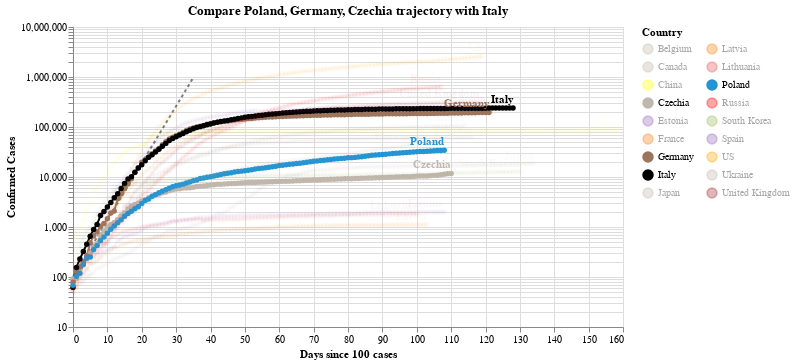

The cell this chart's notebook holds for it:
### Code cell
#hide_input
chart2 = make_since_chart(dff2,['Poland', 'Germany', 'Czechia'], baseline_countries)
chart2

### Figure 1 — Vega-Lite specification as saved in the notebook (floating-point values rounded to 4 significant figures; data arrays with more than 128 entries replaced by an {"elided": "..."} marker saying what was removed)
{"config": {"view": {"continuousWidth": 400, "continuousHeight": 300}}, "layer": [{"data": {"name": "data-628230001892d6798b50651be41d1b3e"}, "mark": {"type": "line", "color": "black", "opacity": 0.5, "strokeDash": [3, 3]}, "encoding": {"x": {"type": "quantitative", "field": "Days since 100 cases"}, "y": {"type": "quantitative", "field": "Confirmed Cases"}}}, {"data": {"name": "data-700a599b817fa343a9dc2d961e5ae74f"}, "mark": {"type": "line", "point": true}, "encoding": {"color": {"type": "nominal", "field": "Country", "legend": {"columns": 2}, "scale": {"domain": ["Belgium", "Canada", "China", "Czechia", "Estonia", "France", "Germany", "Italy", "Japan", "Latvia", "Lithuania", "Poland", "Russia", "South Korea", "Spain", "US", "Ukraine", "United Kingdom"], "range": ["#C1B7AD", "#C1B7AD", "yellow", "#C1B7AD", "#9467bd", "#F58518", "#9D755D", "black", "#C1B7AD", "#F58518", "#E45756", "#2495D3", "red", "#A1BA59", "#9467bd", "orange", "#C1B7AD", "brown"]}}, "opacity": {"condition": {"value": 1, "selection": "selector002"}, "value": 0.05}, "tooltip": [{"type": "nominal", "field": "Country"}, {"type": "temporal", "field": "Date"}, {"type": "quantitative", "field": "Confirmed Cases"}, {"type": "quantitative", "field": "Days since 100 cases"}], "x": {"type": "quantitative", "field": "Days since 100 cases"}, "y": {"type": "quantitative", "field": "Confirmed Cases", "scale": {"type": "log"}}}, "selection": {"selector002": {"type": "multi", "fields": ["Country"], "bind": "legend", "init": [{"Country": "Poland"}, {"Country": "Germany"}, {"Country": "Czechia"}, {"Country": "Italy"}]}}, "width": 550}, {"data": {"name": "data-700a599b817fa343a9dc2d961e5ae74f"}, "mark": {"type": "text", "align": "right", "dy": -8, "fontWeight": "bold"}, "encoding": {"color": {"type": "nominal", "field": "Country", "legend": {"columns": 2}, "scale": {"domain": ["Belgium", "Canada", "China", "Czechia", "Estonia", "France", "Germany", "Italy", "Japan", "Latvia", "Lithuania", "Poland", "Russia", "South Korea", "Spain", "US", "Ukraine", "United Kingdom"], "range": ["#C1B7AD", "#C1B7AD", "yellow", "#C1B7AD", "#9467bd", "#F58518", "#9D755D", "black", "#C1B7AD", "#F58518", "#E45756", "#2495D3", "red", "#A1BA59", "#9467bd", "orange", "#C1B7AD", "brown"]}}, "opacity": {"condition": {"value": 1, "selection": "selector002"}, "value": 0.05}, "text": {"type": "nominal", "field": "Country"}, "tooltip": [{"type": "nominal", "field": "Country"}, {"type": "temporal", "field": "Date"}, {"type": "quantitative", "field": "Confirmed Cases"}, {"type": "quantitative", "field": "Days since 100 cases"}], "x": {"type": "quantitative", "field": "Days since 100 cases"}, "y": {"type": "quantitative", "field": "Confirmed Cases", "scale": {"type": "log"}}}, "transform": [{"filter": "(datum['Date'] >= 1593388800000)"}], "width": 550}], "title": "Compare Poland, Germany, Czechia trajectory with Italy", "$schema": "https://vega.github.io/schema/vega-lite/v4.0.2.json", "datasets": {"data-628230001892d6798b50651be41d1b3e": [{"Days since 100 cases": 0, "Confirmed Cases": 100.0}, {"Days since 100 cases": 1, "Confirmed Cases": 130.0}, {"Days since 100 cases": 2, "Confirmed Cases": 169.0}, {"Days since 100 cases": 3, "Confirmed Cases": 219.7}, {"Days since 100 cases": 4, "Confirmed Cases": 285.6}, {"Days since 100 cases": 5, "Confirmed Cases": 371.3}, {"Days since 100 cases": 6, "Confirmed Cases": 482.7}, {"Days since 100 cases": 7, "Confirmed Cases": 627.5}, {"Days since 100 cases": 8, "Confirmed Cases": 815.7}, {"Days since 100 cases": 9, "Confirmed Cases": 1060.0}, {"Days since 100 cases": 10, "Confirmed Cases": 1379.0}, {"Days since 100 cases": 11, "Confirmed Cases": 1792.0}, {"Days since 100 cases": 12, "Confirmed Cases": 2330.0}, {"Days since 100 cases": 13, "Confirmed Cases": 3029.0}, {"Days since 100 cases": 14, "Confirmed Cases": 3937.0}, {"Days since 100 cases": 15, "Confirmed Cases": 5119.0}, {"Days since 100 cases": 16, "Confirmed Cases": 6654.0}, {"Days since 100 cases": 17, "Confirmed Cases": 8650.0}, {"Days since 100 cases": 18, "Confirmed Cases": 11250.0}, {"Days since 100 cases": 19, "Confirmed Cases": 14620.0}, {"Days since 100 cases": 20, "Confirmed Cases": 19000.0}, {"Days since 100 cases": 21, "Confirmed Cases": 24710.0}, {"Days since 100 cases": 22, "Confirmed Cases": 32120.0}, {"Days since 100 cases": 23, "Confirmed Cases": 41750.0}, {"Days since 100 cases": 24, "Confirmed Cases": 54280.0}, {"Days since 100 cases": 25, "Confirmed Cases": 70560.0}, {"Days since 100 cases": 26, "Confirmed Cases": 91730.0}, {"Days since 100 cases": 27, "Confirmed Cases": 119300.0}, {"Days since 100 cases": 28, "Confirmed Cases": 155000.0}, {"Days since 100 cases": 29, "Confirmed Cases": 201500.0}, {"Days since 100 cases": 30, "Confirmed Cases": 262000.0}, {"Days since 100 cases": 31, "Confirmed Cases": 340600.0}, {"Days since 100 cases": 32, "Confirmed Cases": 442800.0}, {"Days since 100 cases": 33, "Confirmed Cases": 575600.0}, {"Days since 100 cases": 34, "Confirmed Cases": 748300.0}, {"Days since 100 cases": 35, "Confirmed Cases": 972800.0}], "data-700a599b817fa343a9dc2d961e5ae74f": {"elided": "2134 records"}}}
